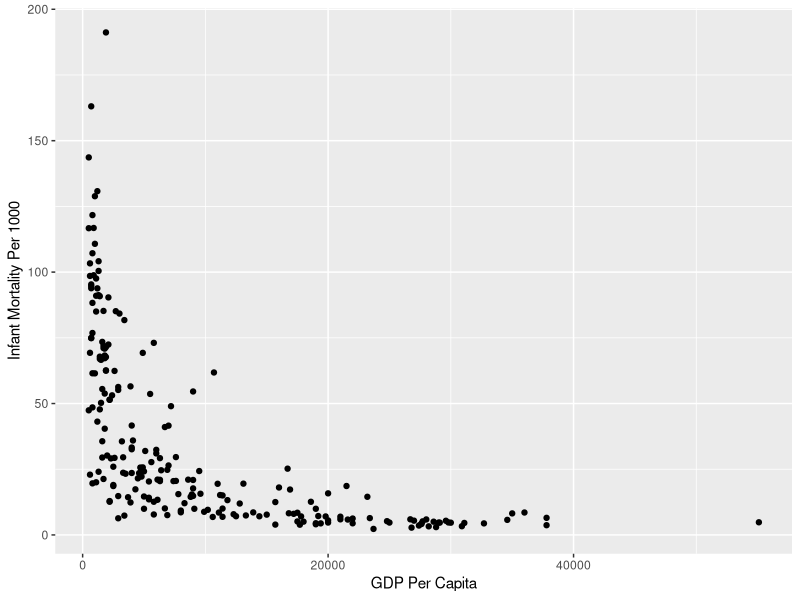

Here is the R script that generated this plot:
## ---- chunk 1
library(tidyverse)
library(broom)
library(here)
## ---- chunk 2
Countries_of_the_world <- read_csv(here :: here("data/countries of the world.csv"))

## ---- chunk 3
Countries_of_the_world <- Countries_of_the_world %>%
  rename(
      country = Country,
      region = Region,
      population = Population,
      area = `Area (sq. mi.)`,
      pop_density = `Pop. Density (per sq. mi.)`,
      coastline = `Coastline (coast/area ratio)`,
      net_migration = `Net migration`,
      infant_mortality = `Infant mortality (per 1000 births)`,
      GDP = `GDP ($ per capita)`,
      literacy = `Literacy (%)`,
      phones = `Phones (per 1000)`,
      arable = `Arable (%)`,
      crops = `Crops (%)`,
      other = `Other (%)`,
      climate = Climate,
      birthrate = Birthrate,
      deathrate = Deathrate,
      agriculture = Agriculture,
      industry = Industry,
      service = Service
    ) 
## ---- chunk 4
intro_statistics_1 <- Countries_of_the_world %>%
  select(region, infant_mortality, GDP) %>%
  arrange(desc(GDP))
intro_statistics_1

Countries_of_the_world %>%
  ggplot(aes(x = GDP, y = infant_mortality)) +
  geom_point() + 
  labs(
    x = "GDP Per Capita",
    y = "Infant Mortality Per 1000"
  )


